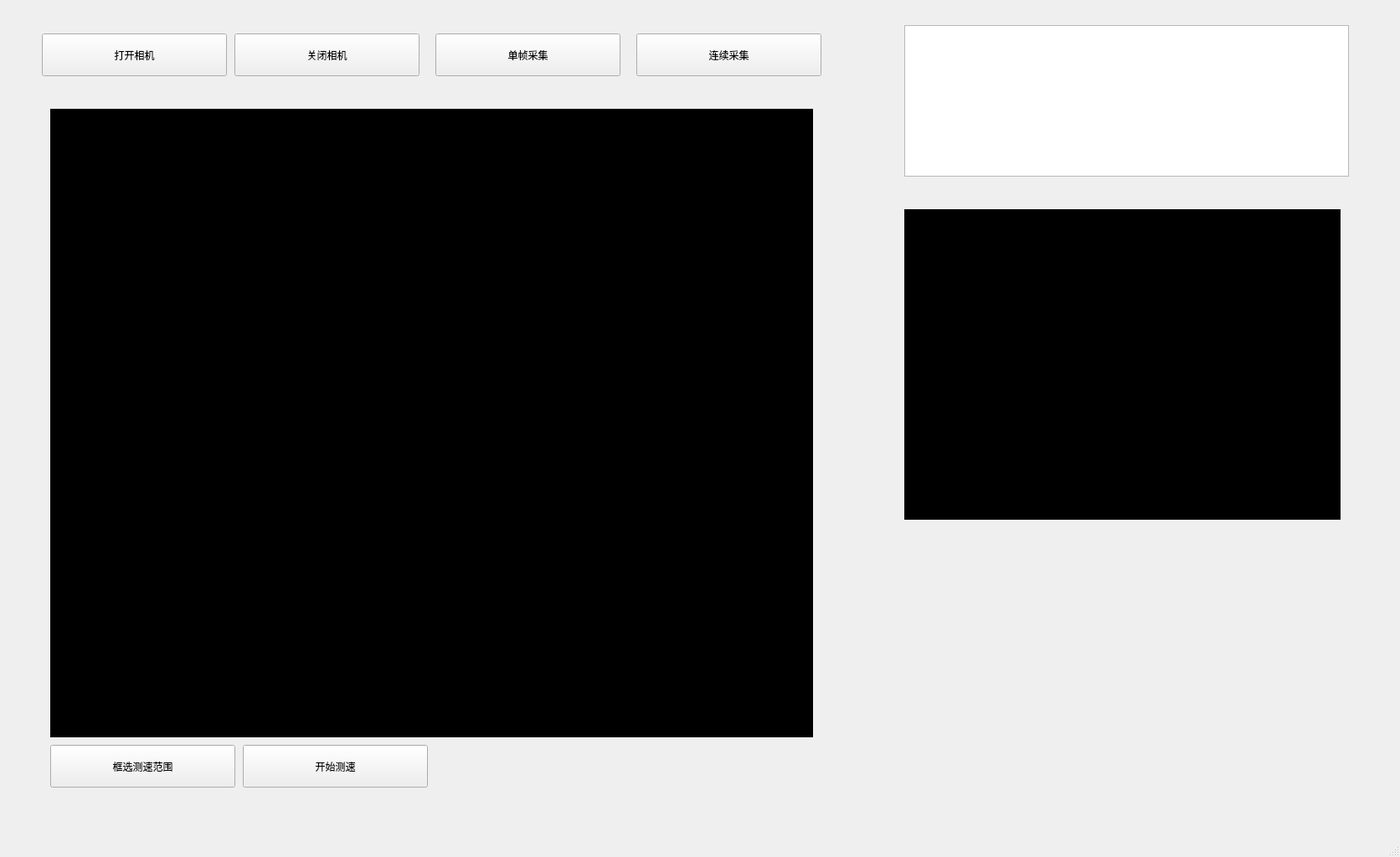
<?xml version="1.0" encoding="UTF-8"?>
<ui version="4.0">
 <class>mainWindow</class>
 <widget class="QMainWindow" name="mainWindow">
  <property name="geometry">
   <rect>
    <x>0</x>
    <y>0</y>
    <width>1672</width>
    <height>1024</height>
   </rect>
  </property>
  <property name="windowTitle">
   <string>熔渣测速</string>
  </property>
  <widget class="QWidget" name="centralwidget">
   <widget class="QPushButton" name="CloseCam">
    <property name="geometry">
     <rect>
      <x>280</x>
      <y>40</y>
      <width>221</width>
      <height>51</height>
     </rect>
    </property>
    <property name="text">
     <string>关闭相机</string>
    </property>
   </widget>
   <widget class="QLabel" name="Cam">
    <property name="geometry">
     <rect>
      <x>60</x>
      <y>130</y>
      <width>911</width>
      <height>751</height>
     </rect>
    </property>
    <property name="styleSheet">
     <string notr="true">background-color: rgb(0, 0, 0);</string>
    </property>
    <property name="text">
     <string/>
    </property>
   </widget>
   <widget class="QLabel" name="Cam_ROI">
    <property name="geometry">
     <rect>
      <x>1080</x>
      <y>250</y>
      <width>521</width>
      <height>371</height>
     </rect>
    </property>
    <property name="styleSheet">
     <string notr="true">background-color: rgb(0, 0, 0);</string>
    </property>
    <property name="text">
     <string/>
    </property>
   </widget>
   <widget class="QPushButton" name="single">
    <property name="geometry">
     <rect>
      <x>520</x>
      <y>40</y>
      <width>221</width>
      <height>51</height>
     </rect>
    </property>
    <property name="text">
     <string>单帧采集</string>
    </property>
   </widget>
   <widget class="QPushButton" name="continuous">
    <property name="geometry">
     <rect>
      <x>760</x>
      <y>40</y>
      <width>221</width>
      <height>51</height>
     </rect>
    </property>
    <property name="text">
     <string>连续采集</string>
    </property>
   </widget>
   <widget class="QTextBrowser" name="Info">
    <property name="enabled">
     <bool>true</bool>
    </property>
    <property name="geometry">
     <rect>
      <x>1080</x>
      <y>30</y>
      <width>531</width>
      <height>181</height>
     </rect>
    </property>
    <property name="font">
     <font>
      <pointsize>11</pointsize>
     </font>
    </property>
   </widget>
   <widget class="QPushButton" name="start">
    <property name="geometry">
     <rect>
      <x>290</x>
      <y>890</y>
      <width>221</width>
      <height>51</height>
     </rect>
    </property>
    <property name="text">
     <string>开始测速</string>
    </property>
   </widget>
   <widget class="QPushButton" name="OpenCam">
    <property name="geometry">
     <rect>
      <x>50</x>
      <y>40</y>
      <width>221</width>
      <height>51</height>
     </rect>
    </property>
    <property name="text">
     <string>打开相机</string>
    </property>
   </widget>
   <widget class="QPushButton" name="choose_roi">
    <property name="geometry">
     <rect>
      <x>60</x>
      <y>890</y>
      <width>221</width>
      <height>51</height>
     </rect>
    </property>
    <property name="text">
     <string>框选测速范围</string>
    </property>
   </widget>
  </widget>
  <widget class="QMenuBar" name="menubar">
   <property name="geometry">
    <rect>
     <x>0</x>
     <y>0</y>
     <width>1672</width>
     <height>26</height>
    </rect>
   </property>
  </widget>
  <widget class="QStatusBar" name="statusbar"/>
 </widget>
 <resources/>
 <connections/>
</ui>
